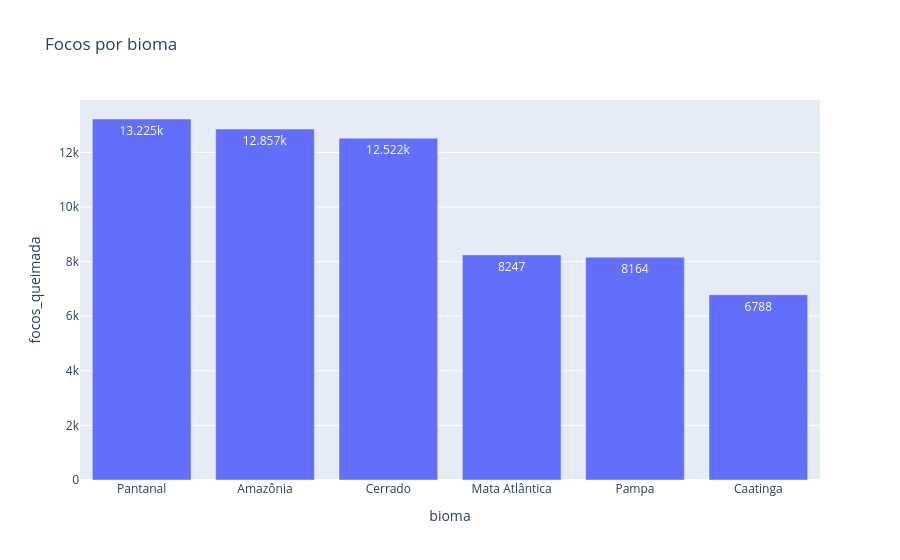

Notebook source saved alongside this figure:
### Markdown cell above
## 11. Análise por bioma

### Code cell
biomas = (
    df.groupby("bioma", as_index=False)["focos_queimada"]
      .sum()
      .sort_values("focos_queimada", ascending=False)
)

fig = px.bar(
    biomas,
    x="bioma",
    y="focos_queimada",
    text_auto=True,
    title="Focos por bioma"
)
fig.show()

display(biomas)

### Figure 1 — Plotly figure (JSON) as saved in the notebook; plotly's stock layout.template omitted (floating-point values rounded to 4 significant figures)
{"data": [{"hovertemplate": "bioma=%{x}<br>focos_queimada=%{y}<extra></extra>", "legendgroup": "", "marker": {"color": "#636efa", "pattern": {"shape": ""}}, "name": "", "orientation": "v", "showlegend": false, "textposition": "auto", "texttemplate": "%{y}", "type": "bar", "x": ["Pantanal", "Amazônia", "Cerrado", "Mata Atlântica", "Pampa", "Caatinga"], "xaxis": "x", "y": [13225, 12857, 12522, 8247, 8164, 6788], "yaxis": "y"}], "layout": {"barmode": "relative", "legend": {"tracegroupgap": 0}, "title": {"text": "Focos por bioma"}, "xaxis": {"anchor": "y", "domain": [0, 1], "title": {"text": "bioma"}}, "yaxis": {"anchor": "x", "domain": [0, 1], "title": {"text": "focos_queimada"}}}}
